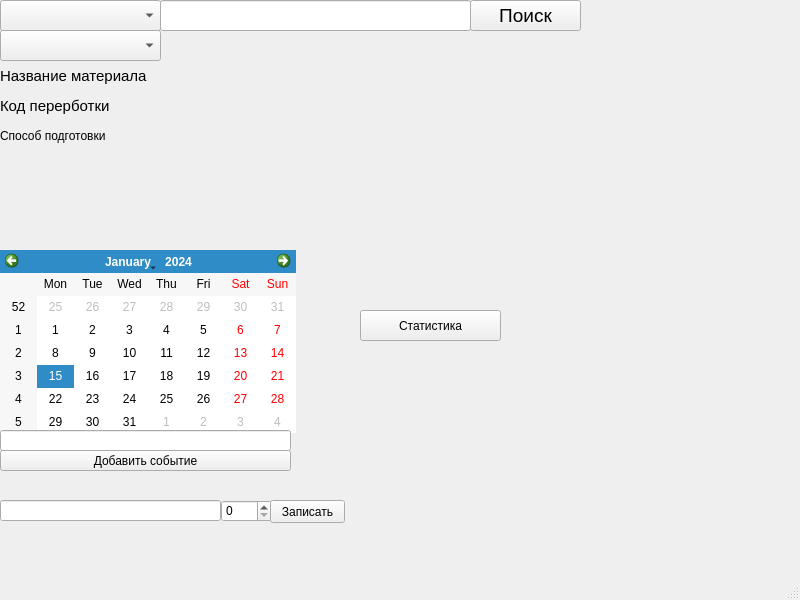
<?xml version="1.0" encoding="UTF-8"?>
<ui version="4.0">
 <class>MainWindow</class>
 <widget class="QMainWindow" name="MainWindow">
  <property name="geometry">
   <rect>
    <x>0</x>
    <y>0</y>
    <width>800</width>
    <height>600</height>
   </rect>
  </property>
  <property name="windowTitle">
   <string>MainWindow</string>
  </property>
  <widget class="QWidget" name="centralwidget">
   <widget class="QComboBox" name="criteria">
    <property name="geometry">
     <rect>
      <x>0</x>
      <y>0</y>
      <width>161</width>
      <height>31</height>
     </rect>
    </property>
   </widget>
   <widget class="QLineEdit" name="criteria_2">
    <property name="geometry">
     <rect>
      <x>160</x>
      <y>0</y>
      <width>311</width>
      <height>31</height>
     </rect>
    </property>
   </widget>
   <widget class="QPushButton" name="search">
    <property name="geometry">
     <rect>
      <x>470</x>
      <y>0</y>
      <width>111</width>
      <height>31</height>
     </rect>
    </property>
    <property name="font">
     <font>
      <pointsize>14</pointsize>
     </font>
    </property>
    <property name="text">
     <string>Поиск</string>
    </property>
   </widget>
   <widget class="QLabel" name="code_1">
    <property name="geometry">
     <rect>
      <x>0</x>
      <y>90</y>
      <width>151</width>
      <height>31</height>
     </rect>
    </property>
    <property name="font">
     <font>
      <pointsize>11</pointsize>
     </font>
    </property>
    <property name="text">
     <string>Код перерботки</string>
    </property>
   </widget>
   <widget class="QLabel" name="code_2">
    <property name="geometry">
     <rect>
      <x>150</x>
      <y>90</y>
      <width>401</width>
      <height>31</height>
     </rect>
    </property>
    <property name="text">
     <string/>
    </property>
   </widget>
   <widget class="QLabel" name="name_1">
    <property name="geometry">
     <rect>
      <x>0</x>
      <y>60</y>
      <width>151</width>
      <height>31</height>
     </rect>
    </property>
    <property name="font">
     <font>
      <pointsize>11</pointsize>
     </font>
    </property>
    <property name="text">
     <string>Название материала</string>
    </property>
   </widget>
   <widget class="QLabel" name="name_2">
    <property name="geometry">
     <rect>
      <x>150</x>
      <y>60</y>
      <width>401</width>
      <height>31</height>
     </rect>
    </property>
    <property name="text">
     <string/>
    </property>
   </widget>
   <widget class="QLabel" name="metod_1">
    <property name="geometry">
     <rect>
      <x>0</x>
      <y>120</y>
      <width>151</width>
      <height>31</height>
     </rect>
    </property>
    <property name="text">
     <string>Способ подготовки</string>
    </property>
   </widget>
   <widget class="QLabel" name="metod_2">
    <property name="geometry">
     <rect>
      <x>150</x>
      <y>120</y>
      <width>401</width>
      <height>131</height>
     </rect>
    </property>
    <property name="text">
     <string/>
    </property>
   </widget>
   <widget class="QComboBox" name="color">
    <property name="geometry">
     <rect>
      <x>0</x>
      <y>30</y>
      <width>161</width>
      <height>31</height>
     </rect>
    </property>
   </widget>
   <widget class="QCalendarWidget" name="calendarWidget">
    <property name="geometry">
     <rect>
      <x>0</x>
      <y>250</y>
      <width>296</width>
      <height>183</height>
     </rect>
    </property>
   </widget>
   <widget class="QLineEdit" name="event">
    <property name="geometry">
     <rect>
      <x>0</x>
      <y>430</y>
      <width>291</width>
      <height>21</height>
     </rect>
    </property>
   </widget>
   <widget class="QPushButton" name="event_record">
    <property name="geometry">
     <rect>
      <x>0</x>
      <y>450</y>
      <width>291</width>
      <height>21</height>
     </rect>
    </property>
    <property name="text">
     <string>Добавить событие</string>
    </property>
   </widget>
   <widget class="QPushButton" name="statistic">
    <property name="geometry">
     <rect>
      <x>360</x>
      <y>310</y>
      <width>141</width>
      <height>31</height>
     </rect>
    </property>
    <property name="text">
     <string>Статистика</string>
    </property>
   </widget>
   <widget class="QLineEdit" name="meaning">
    <property name="geometry">
     <rect>
      <x>0</x>
      <y>500</y>
      <width>221</width>
      <height>21</height>
     </rect>
    </property>
   </widget>
   <widget class="QSpinBox" name="quantity">
    <property name="geometry">
     <rect>
      <x>221</x>
      <y>500</y>
      <width>51</width>
      <height>22</height>
     </rect>
    </property>
   </widget>
   <widget class="QPushButton" name="record">
    <property name="geometry">
     <rect>
      <x>270</x>
      <y>500</y>
      <width>75</width>
      <height>23</height>
     </rect>
    </property>
    <property name="text">
     <string>Записать</string>
    </property>
   </widget>
  </widget>
  <widget class="QMenuBar" name="menubar">
   <property name="geometry">
    <rect>
     <x>0</x>
     <y>0</y>
     <width>800</width>
     <height>21</height>
    </rect>
   </property>
  </widget>
  <widget class="QStatusBar" name="statusbar"/>
 </widget>
 <resources/>
 <connections/>
</ui>
